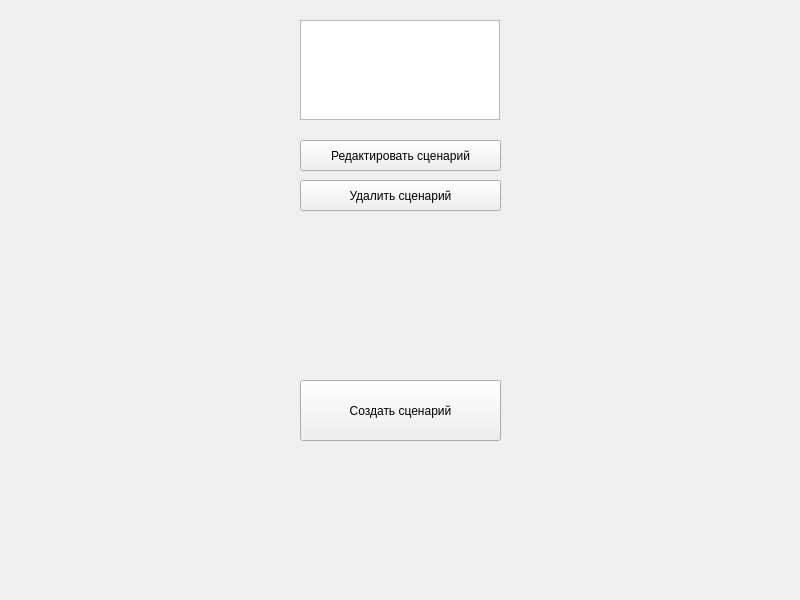
<?xml version="1.0" encoding="UTF-8"?>
<ui version="4.0">
 <class>StartEditorDialog</class>
 <widget class="QMainWindow" name="StartEditorDialog">
  <property name="geometry">
   <rect>
    <x>0</x>
    <y>0</y>
    <width>800</width>
    <height>600</height>
   </rect>
  </property>
  <property name="windowTitle">
   <string>MainWindow</string>
  </property>
  <widget class="QWidget" name="centralwidget">
   <widget class="QListWidget" name="scenarios_widget">
    <property name="geometry">
     <rect>
      <x>300</x>
      <y>20</y>
      <width>200</width>
      <height>100</height>
     </rect>
    </property>
   </widget>
   <widget class="QPushButton" name="edit_scenario_button">
    <property name="geometry">
     <rect>
      <x>300</x>
      <y>140</y>
      <width>201</width>
      <height>31</height>
     </rect>
    </property>
    <property name="text">
     <string>Редактировать сценарий</string>
    </property>
   </widget>
   <widget class="QPushButton" name="delete_scenario_button">
    <property name="geometry">
     <rect>
      <x>300</x>
      <y>180</y>
      <width>201</width>
      <height>31</height>
     </rect>
    </property>
    <property name="text">
     <string>Удалить сценарий</string>
    </property>
   </widget>
   <widget class="QPushButton" name="create_scenario_button">
    <property name="geometry">
     <rect>
      <x>300</x>
      <y>380</y>
      <width>201</width>
      <height>61</height>
     </rect>
    </property>
    <property name="text">
     <string>Создать сценарий</string>
    </property>
   </widget>
  </widget>
 </widget>
 <resources/>
 <connections/>
</ui>
